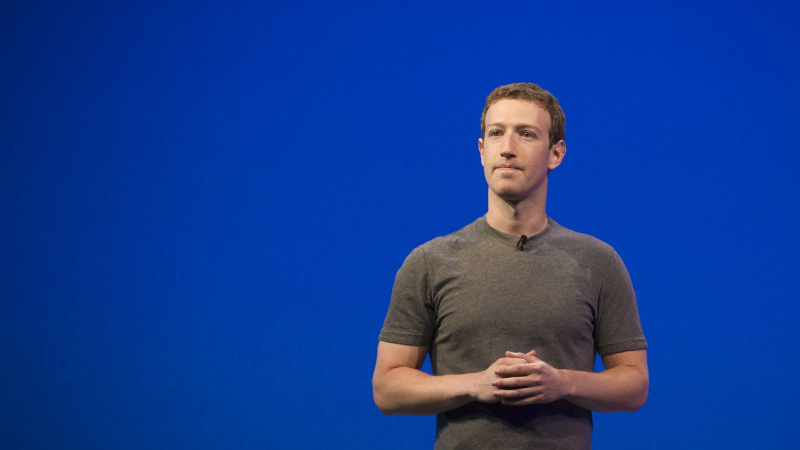
#> input picture mark.jpg, 1600 x 900 px, found by its file name (shown at 1/2 size); its folder holds 7 pictures in this run
$ python detect_my_face.py
#> lines starting #> are read from the running program, lines starting #| are printed output that depends on the picture
### advanced/dataset.py
import json
import os
from typing import Dict, List, Tuple

import cv2

from .config import DATA_DIR, CASCADE_PATH
from .utils import list_images


cascade = cv2.CascadeClassifier(CASCADE_PATH)


def person_dir(name: str) -> str:
    return os.path.join(DATA_DIR, name)


def enroll_images(name: str, image_paths: List[str]) -> List[str]:
    os.makedirs(person_dir(name), exist_ok=True)
    saved: List[str] = []
    for idx, path in enumerate(image_paths):
        img = cv2.imread(path)
        if img is None:
            continue
        gray = cv2.cvtColor(img, cv2.COLOR_BGR2GRAY)
        faces = cascade.detectMultiScale(gray, scaleFactor=1.1, minNeighbors=3, minSize=(30, 30))
        if len(faces) == 0:
            continue
        x, y, w, h = max(faces, key=lambda b: b[2] * b[3])
        crop = gray[y:y+h, x:x+w]
        crop = cv2.resize(crop, (100, 100))
        base = f"{name}_{idx:04d}.jpg"
        out = os.path.join(person_dir(name), base)
        cv2.imwrite(out, crop)
        saved.append(out)
    return saved


def load_dataset() -> Tuple[List, List[int], Dict[int, str]]:
    labels: Dict[int, str] = {}
    features: List = []
    targets: List[int] = []
    current_label = 0
    if not os.path.isdir(DATA_DIR):
        return features, targets, labels
    for name in sorted(os.listdir(DATA_DIR)):
        pdir = os.path.join(DATA_DIR, name)
        if not os.path.isdir(pdir):
            continue
        label = current_label
        labels[label] = name
        current_label += 1
        for img_path in list_images(pdir):
            img = cv2.imread(img_path, cv2.IMREAD_GRAYSCALE)
            if img is None:
                continue
            if img.shape != (100, 100):
                faces = cascade.detectMultiScale(img, scaleFactor=1.1, minNeighbors=3, minSize=(30, 30))
                if len(faces) == 0:
                    continue
                x, y, w, h = max(faces, key=lambda b: b[2] * b[3])
                img = cv2.resize(img[y:y+h, x:x+w], (100, 100))
            features.append(img)
            targets.append(label)
    return features, targets, labels


def save_labels(path: str, labels: Dict[int, str]) -> None:
    with open(path, "w", encoding="utf-8") as f:
        json.dump(labels, f, ensure_ascii=False, indent=2)


def load_labels(path: str) -> Dict[int, str]:
    if not os.path.isfile(path):
        return {}
    with open(path, "r", encoding="utf-8") as f:
        return json.load(f)

### advanced/utils.py
import os
from typing import Iterable, List, Tuple

import cv2


def ensure_dir(path: str) -> None:
    if not os.path.isdir(path):
        os.makedirs(path, exist_ok=True)


# [5 lines left out: function draw_boxes, not called in this run]


def save_image(path: str, image) -> None:
    ensure_dir(os.path.dirname(path) or ".")
    cv2.imwrite(path, image)


def list_images(root: str, pattern: str = ".jpg|.jpeg|.png") -> List[str]:
    files: List[str] = []
    for dirpath, _, filenames in os.walk(root):
        for name in filenames:
            lower = name.lower()
            if any(lower.endswith(ext) for ext in pattern.split("|")):
                files.append(os.path.join(dirpath, name))
    return files

### advanced/recognizer.py
import os
from typing import Dict, Tuple

import cv2

from .config import LBPH_GRID_X, LBPH_GRID_Y, LBPH_NEIGHBORS, LBPH_RADIUS, MODELS_DIR
from .dataset import load_labels, save_labels
from .utils import ensure_dir


class LBPHRecognizer:
    def __init__(self):
        if not hasattr(cv2, "face") or not hasattr(cv2.face, "LBPHFaceRecognizer_create"):
            raise RuntimeError(
                "LBPH recognizer requires opencv-contrib-python. Install it to enable recognition."
            )
        self.model = cv2.face.LBPHFaceRecognizer_create(
            radius=LBPH_RADIUS,
            neighbors=LBPH_NEIGHBORS,
            grid_x=LBPH_GRID_X,
            grid_y=LBPH_GRID_Y,
        )
        ensure_dir(MODELS_DIR)
        self.model_path = os.path.join(MODELS_DIR, "lbph.yml")
        self.labels_path = os.path.join(MODELS_DIR, "labels.json")

    # [10 lines left out: function train, not called in this run]

    def load(self) -> Dict[int, str]:
        if not os.path.isfile(self.model_path):
            raise RuntimeError("Model file not found. Train first.")
        self.model.read(self.model_path)
        return load_labels(self.labels_path)

    def predict(self, face_gray) -> Tuple[int, float]:
        return self.model.predict(face_gray)

### detect_my_face.py
#!/usr/bin/env python3
"""
Simple face detection: First detect all faces, then identify which one is you
"""

import os
import cv2
from rich import print

from advanced.detector import HaarFaceDetector
from advanced.recognizer import LBPHRecognizer
from advanced.utils import ensure_dir, save_image
from advanced.dataset import enroll_images, load_dataset


def _ensure_trained(person_name: str = "mark") -> bool:
    """
    Ensure a trained model exists. If missing, enroll from a single image
    like data/people/mark.jpg and train the recognizer.
    """
    try:
        recognizer = LBPHRecognizer()
        # If a model exists, ensure it includes the requested person; otherwise retrain
        if os.path.exists(os.path.join(os.getcwd(), "models", "lbph.yml")):
            try:
                labels = recognizer.load()
                have = {v.lower().strip() for v in labels.values()}
                if person_name.lower().strip() in have:
                    return True
                # Otherwise fall through to retrain with current dataset
            except Exception:
                pass

        data_root = os.path.join(os.getcwd(), "data", "people")
        # Look inside data/people and also project root for a single training image
        candidates = [
            os.path.join(data_root, f"{person_name}.jpg"),
            os.path.join(data_root, f"{person_name}.jpeg"),
            os.path.join(data_root, f"{person_name}.png"),
            os.path.join(os.getcwd(), f"{person_name}.jpg"),
            os.path.join(os.getcwd(), f"{person_name}.jpeg"),
            os.path.join(os.getcwd(), f"{person_name}.png"),
            os.path.join(os.getcwd(), "Mark.jpeg"),
            os.path.join(os.getcwd(), "Mark.jpg"),
            os.path.join(os.getcwd(), "Mark.png"),
        ]
        single_image = next((p for p in candidates if os.path.isfile(p)), None)
        if single_image is not None:
            saved = enroll_images(person_name, [single_image])
            # Fallback: if no face detected during enrollment, save a resized full image
            if not saved:
                try:
                    import cv2
                    img = cv2.imread(single_image)
                    if img is not None:
                        gray = cv2.cvtColor(img, cv2.COLOR_BGR2GRAY)
                        resized = cv2.resize(gray, (100, 100))
                        out_dir = os.path.join(data_root, person_name)
                        os.makedirs(out_dir, exist_ok=True)
                        out_path = os.path.join(out_dir, f"{person_name}_0000.jpg")
                        cv2.imwrite(out_path, resized)
                except Exception:
                    pass

        # Simple augmentation when there are too few samples (mirror/brightness/blur)
        try:
            person_dir = os.path.join(data_root, person_name)
            existing = []
            if os.path.isdir(person_dir):
                for root, _, files in os.walk(person_dir):
                    for f in files:
                        if f.lower().endswith((".jpg", ".jpeg", ".png")):
                            existing.append(os.path.join(root, f))
            if len(existing) <= 2 and existing:
                import cv2
                base = cv2.imread(existing[0], cv2.IMREAD_GRAYSCALE)
                if base is not None:
                    variants = []
                    variants.append(cv2.flip(base, 1))
                    brighter = cv2.convertScaleAbs(base, alpha=1.0, beta=20)
                    darker = cv2.convertScaleAbs(base, alpha=1.0, beta=-20)
                    variants.extend([brighter, darker])
                    blurred = cv2.GaussianBlur(base, (3, 3), 0)
                    variants.append(blurred)
                    os.makedirs(person_dir, exist_ok=True)
                    for idx, v in enumerate(variants):
                        out_path = os.path.join(person_dir, f"{person_name}_aug_{idx:02d}.jpg")
                        cv2.imwrite(out_path, v)
        except Exception:
            pass

        features, targets, labels = load_dataset()
        if not features:
            print("[red]No training data found in 'data/people'. Add images and retry.[/red]")
            return False
        recognizer.train(features, targets, labels)
        print("[green]Model trained and saved.[/green]\n")
        return True
    except Exception as e:
        print(f"[red]Training failed: {e}[/red]")
        return False


# [168 lines left out: function detect_my_face, not called in this run]


def main():
    print("[bold blue]Detect My Face - Simple Approach[/bold blue]")
    print("This script detects all faces first, then identifies which one is you.\n")

    # Ensure model exists or try to train from data/people/mark.jpg
    if not _ensure_trained("mark"):
#> (reads models/labels.json from the repository)
#> in enroll_images, img is the input picture: shape (900, 1600, 3); mean B, G, R 146, 59.7, 18.7
#> in enroll_images, `gray = cv2.cvtColor(img, cv2.COLOR_BGR2GRAY)`:
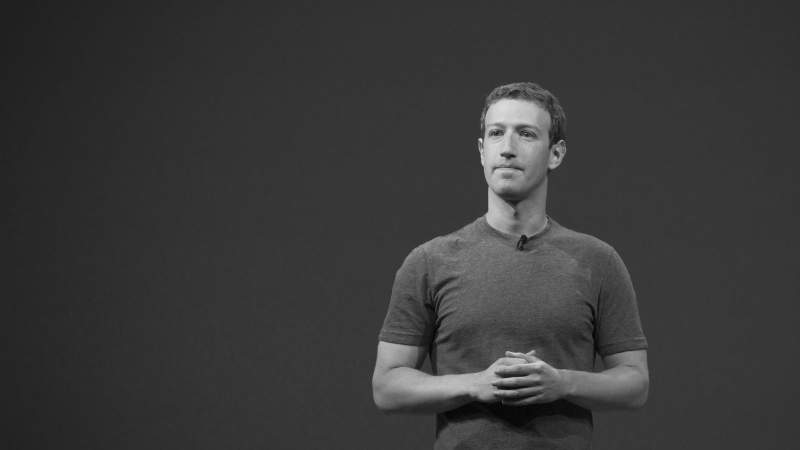
#> gray: shape (900, 1600) (shown at 1/2 size); min 1, max 239, mean 57.3
#> in enroll_images, `faces = cascade.detectMultiScale(gray, scaleFactor=1.1, minNeighbors=3..`: faces = [[863, 685, 52, 52], [937, 200, 170, 170]]
#> in enroll_images, `x, y, w, h = max(faces, key=lambda b: b[2] * b[3])`: x = 937; y = 200; w = 170
#> in enroll_images, `crop = gray[y:y+h, x:x+w]`:
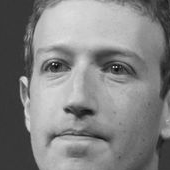
#> crop: shape (170, 170); min 13, max 227, mean 130.2
#> in enroll_images, `crop = cv2.resize(crop, (100, 100))`:
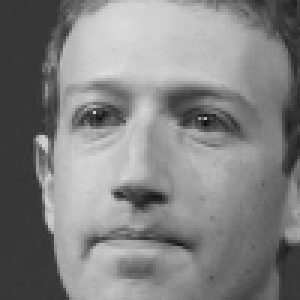
#> crop: shape (100, 100) (shown 3 times larger); min 15, max 222, mean 130.1
        return

    # Process the provided group photos
    group_files = ["Mark group.jpg", "Mark group1.jpg"]
    total_found = 0

    for name in group_files:
        candidates = [name, f"{name}.jpg", f"{name}.JPG", f"{name}.png", f"{name}.PNG"]
        group_file = next((c for c in candidates if os.path.exists(c)), None)
        if group_file is None:
            print(f"⚠ {name} not found, skipping...")
            continue

        print(f"\n[yellow]Processing {group_file}...[/yellow]")
        print("-" * 50)

        if detect_my_face(group_file, person_name="mark"):
            total_found += 1

    print(f"\n[bold]Summary: Found your face in {total_found} out of {len(group_files)} images[/bold]")
    print("Check the 'outputs/' folder for results with your face highlighted in GREEN!")


if __name__ == "__main__":
    main()
